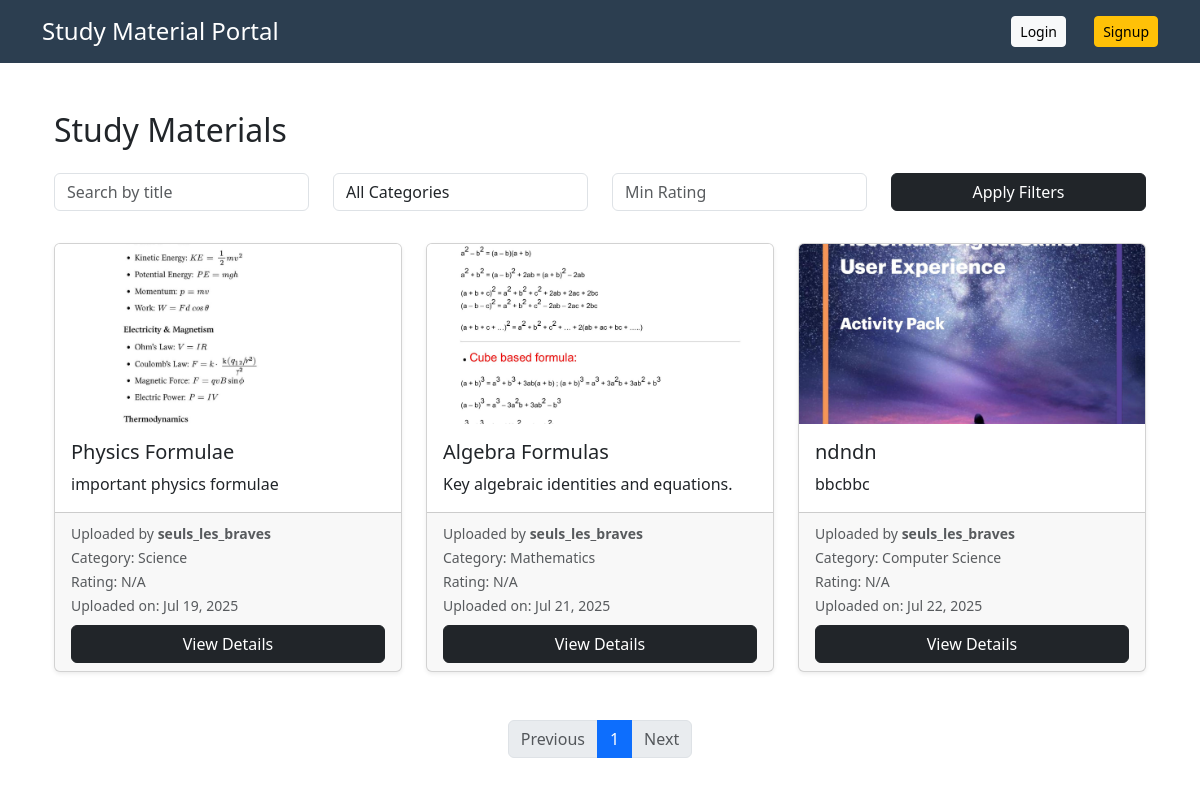
The page / on the database its author committed.
### materials/models.py (models this page shows, shortened)
class StudyMaterial(models.Model):
    title = models.CharField(max_length=200)
    description = models.TextField()
    file = models.FileField(upload_to='materials/')
    category = models.ForeignKey(Category, on_delete=models.CASCADE)
    uploaded_by = models.ForeignKey(settings.AUTH_USER_MODEL, on_delete=models.CASCADE)
    upload_date = models.DateTimeField(auto_now_add=True)
    approved = models.BooleanField(default=False)
    preview_image = models.ImageField(upload_to='previews/', blank=True)
    class Meta:
        indexes = [
            models.Index(fields=['approved', 'upload_date']),
            models.Index(fields=['title']),
            models.Index(fields=['category']),
        ]

class User(AbstractUser):
    bio = models.TextField(blank=True)
    institution = models.CharField(max_length=100, blank=True)
    profile_picture = models.ImageField(upload_to='profile_pics/', blank=True)

class Category(models.Model):
    name = models.CharField(max_length=200, unique=True)
    def __str__(self):
        return self.name
    class Meta:
        verbose_name_plural = "Categories"

### materials/views.py (the view)
# urls.py: path('', views.material_list, name='material-list'),
def material_list(request):
    q = request.GET.get('q', '')
    category = request.GET.get('category', '')
    min_rating = request.GET.get('min_rating', '')
    materials = StudyMaterial.objects.filter(approved=True)
    if q:
        materials = materials.filter(title__icontains=q)
    if category:
        materials = materials.filter(category__name__iexact=category)
    if min_rating:
        try:
            min_rating = float(min_rating)
            materials = materials.filter(average_rating__gte=min_rating)
        except ValueError:
            pass
    print("Total Materials Found:", materials.count())
    paginator = Paginator(materials, 10)
    page_number = request.GET.get('page')
    page_obj = paginator.get_page(page_number)
    categories = Category.objects.all()
    context = {
        'page_obj': page_obj,
        'categories': categories,
        'q': q,
        'selected_category': category,
        'min_rating': min_rating,
    }
    return render(request, 'materials/list.html', context)

### materials/templates/materials/list.html (shortened to what this page needs)
{% extends 'materials/base.html' %}
{% load static %}
{% block content %}
<div class="container mt-5">
    <h2 class="mb-4">Study Materials</h2>
    <form method="GET" class="row mb-4">
        <div class="col-md-3 mb-2">
            <input type="text" name="q" class="form-control" placeholder="Search by title" value="{{ q }}">
        </div>
        <div class="col-md-3 mb-2">
            <select name="category" class="form-control">
                <option value="">All Categories</option>
            </select>
        </div>
        <div class="col-md-3 mb-2">
            <input type="number" step="0.1" min="0" max="5" name="min_rating" class="form-control" placeholder="Min Rating" value="{{ min_rating }}">
        </div>
        <div class="col-md-3 mb-2">
            <button type="submit" class="btn btn-dark w-100">Apply Filters</button>
        </div>
    </form>
    {% if page_obj %}
    <div class="row row-cols-1 row-cols-md-2 row-cols-lg-3 g-4">
        {% for material in page_obj %}
        <div class="col">
            <div class="card h-100 shadow-sm">
                {% if material.preview_image %}
                    <img src="{{ material.preview_image.url }}" class="card-img-top" alt="Preview for {{ material.title }}"
                         style="max-height: 180px; object-fit: cover;">
                {% else %}
                    <img src="{% static 'images/placeholder.jpg' %}" class="card-img-top" alt="No preview available"
                         style="max-height: 180px; object-fit: cover;">
                {% endif %}
                <div class="card-body d-flex flex-column">
                    <h5 class="card-title">{{ material.title }}</h5>
                    <p class="card-text">{{ material.description|truncatewords:20 }}</p>
                </div>
                <div class="card-footer">
                    <small class="text-muted">
                        Uploaded by <strong>{{ material.uploaded_by.username }}</strong><br>
                        Category: {{ material.category }}<br>
                        Rating: {{ material.average_rating|default:"N/A" }}<br>
                        Uploaded on: {{ material.upload_date|date:"M d, Y" }}
                    </small>
                    <div class="mt-2">
                        <a href="{% url 'material-detail' material.pk %}" class="btn btn-dark w-100">View Details</a>
                    </div>
                </div>
            </div>
        </div>
        {% endfor %}
    </div>
    {% else %}
        <p class="mt-4 text-muted">No study materials found.</p>
    {% endif %}
    <nav class="mt-5">
        <ul class="pagination justify-content-center">
            {% if page_obj.has_previous %}
            <li class="page-item">
                <a class="page-link" href="?{% if q %}q={{ q }}&{% endif %}{% if selected_category %}category={{ selected_category }}&{% endif %}{% if min_rating %}min_rating={{ min_rating }}&{% endif %}page={{ page_obj.previous_page_number }}">Previous</a>
            </li>
            {% else %}
            <li class="page-item disabled"><span class="page-link">Previous</span></li>
            {% endif %}
            {% for num in page_obj.paginator.page_range %}
                {% if page_obj.number == num %}
                    <li class="page-item active"><span class="page-link">{{ num }}</span></li>
                {% else %}
                    <li class="page-item">
                        <a class="page-link" href="?{% if q %}q={{ q }}&{% endif %}{% if selected_category %}category={{ selected_category }}&{% endif %}{% if min_rating %}min_rating={{ min_rating }}&{% endif %}page={{ num }}">{{ num }}</a>
                    </li>
                {% endif %}
            {% endfor %}
            {% if page_obj.has_next %}
            <li class="page-item">
                <a class="page-link" href="?{% if q %}q={{ q }}&{% endif %}{% if selected_category %}category={{ selected_category }}&{% endif %}{% if min_rating %}min_rating={{ min_rating }}&{% endif %}page={{ page_obj.next_page_number }}">Next</a>
            </li>
            {% else %}
            <li class="page-item disabled"><span class="page-link">Next</span></li>
            {% endif %}
        </ul>
    </nav>
</div>
{% endblock %}

### materials/static/css/style.css (style rules this page uses)
body { font-family: 'Segoe UI', Tahoma, Geneva, Verdana, sans-serif; line-height: 1.6; margin: 0; padding: 0; color: #333; background-color: white; }
.pagination { margin: 2rem 0; display: flex; justify-content: center; }

### rows shown on the page
StudyMaterial: preview_image (picture), title "Physics Formulae", description "important physics formulae", uploaded_by.username "seuls_les_braves", category "Science", average_rating "N/A", upload_date "Jul 19, 2025"
StudyMaterial: preview_image (picture), title "Algebra Formulas", description "Key algebraic identities and equations.", uploaded_by.username "seuls_les_braves", category "Mathematics", average_rating "N/A", upload_date "Jul 21, 2025"
StudyMaterial: preview_image (picture), title "ndndn", description "bbcbbc", uploaded_by.username "seuls_les_braves", category "Computer Science", average_rating "N/A", upload_date "Jul 22, 2025"

### other values the page prints
{{ num }} "1"
